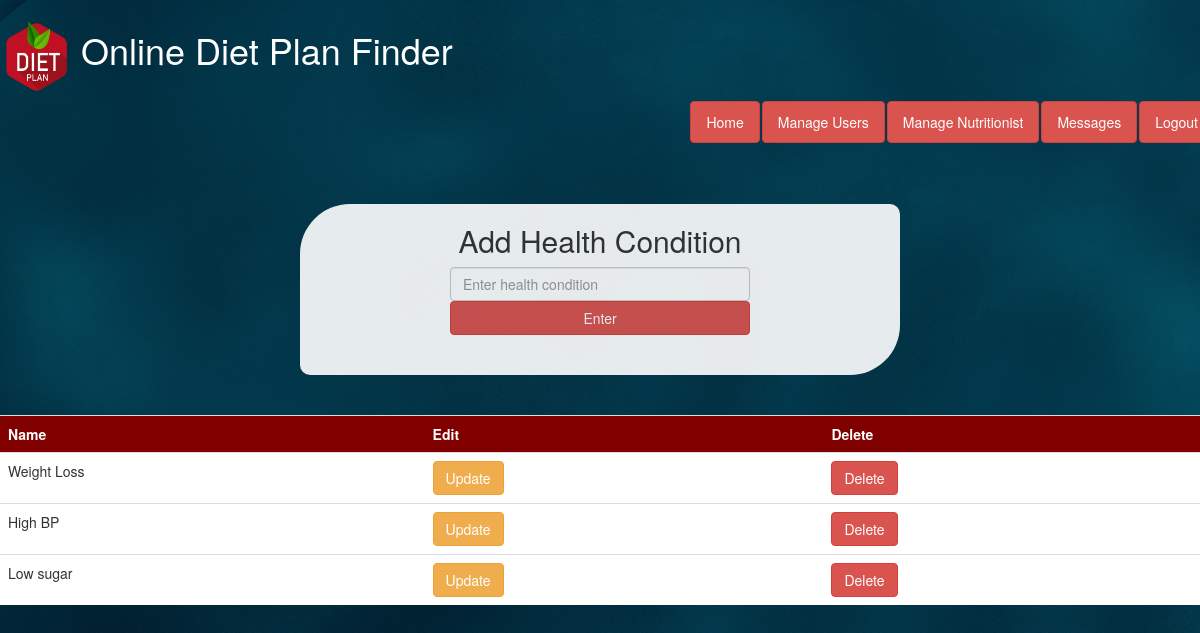
The page /admin.php (signed in) on the database its author committed.
### tables this page shows
CREATE TABLE IF NOT EXISTS `health_condition` (
  `HID` int(11) NOT NULL AUTO_INCREMENT,
  `h_condition` varchar(100) NOT NULL,
  PRIMARY KEY (`HID`)
);

### admin.php (the view, shortened to what this page needs)
 <!DOCTYPE html>
<html lang="en">
  <head>
    <link rel="stylesheet" href="https://cdnjs.cloudflare.com/ajax/libs/font-awesome/4.7.0/css/font-awesome.min.css">
    <link href="css/bootstrap.min.css" rel="stylesheet">
<link rel="stylesheet" href="https://maxcdn.bootstrapcdn.com/bootstrap/3.4.1/css/bootstrap.min.css">
  </head>
  <body  >
  <div class="navbar" style="background-color: url(img/baC.jpg)"  >
     <header><b><a href="admin.php"> <h1 style="color:white" ><img src="img/logo1.png" width="70px" height="70px"> Online Diet Plan Finder</h1></a></header>
                     <ul class="nav nav-pills navbar-right">
                                                      <li><a style="color:white" class="btn btn-danger" href="admin.php" >Home</a></li>
                                                      <li><a style="color:white" class="btn btn-danger" href="manage_users.php" >Manage Users</a></li>
                                                      <li><a style="color:white" class="btn btn-danger" href="manage_nutritionist.php" >Manage Nutritionist</a></li>
                                                      <li><a style="color:white" class="btn btn-danger" href="admin_messages.php" >Messages</a></li>
                                                      <li><a href="logout.php" style="color:white" class="btn btn-danger" style="color:white" >Logout</a></li>
                            </ul>
        </div>
      <br><br>
	<section class="hero-section set-bg" data-setbg="img/head.jpg">
		<div class="container"  align="center" style="background-color:white;opacity:0.9;width:50%;border-radius: 50px 10px;">
			<div class="hero-text text-black">
				<h2>Add Health Condition</h2>
			</div>
                                    <center>
                                    <form class="intro-newslatter" method="post" style="width:300px">
                                        <input type="text" placeholder="Enter health condition" name="type" class="form-control" required>
						<input type="submit"class="btn btn-danger" name="enter" value="Enter" style="width:300px">
                                    <br><br><br>
					</form>
				</div>
	</section>
     <br><Br>
  <table class="table">
    <tr>
<th>
Name
</th>
<th>
Edit
</th>
<th>
  Delete
</th>
</tr>
<?php
$conn=mysqli_connect('localhost','root','','diet');
$sql="select * from health_condition";
$result=mysqli_query($conn,$sql);
$num=mysqli_num_rows($result);
if($num>0){
  while($row=mysqli_fetch_assoc($result)){
    $HID=$row['HID'];
    $name=$row['h_condition'];
?>
<?php
echo "<tr>";
 echo "<td> $name </td>";
 echo "<td><a href='update_health_condition.php?HID=$HID' class='btn btn-warning' >Update</a></td>";
 echo "<td><a href='admin.php?HID=$HID' class='btn btn-danger'>Delete</a></td>";
echo "</tr>";
}
}
?>
</table>
</body>
</html>

### admin.php (style rules this page uses)
body { background-image: url(img/baC.jpg); }
td { background-color:white; }
th { background-color:maroon; color:white; }

### rows shown on the page
health_condition: h_condition "Weight Loss"
health_condition: h_condition "High BP"
health_condition: h_condition "Low sugar"
